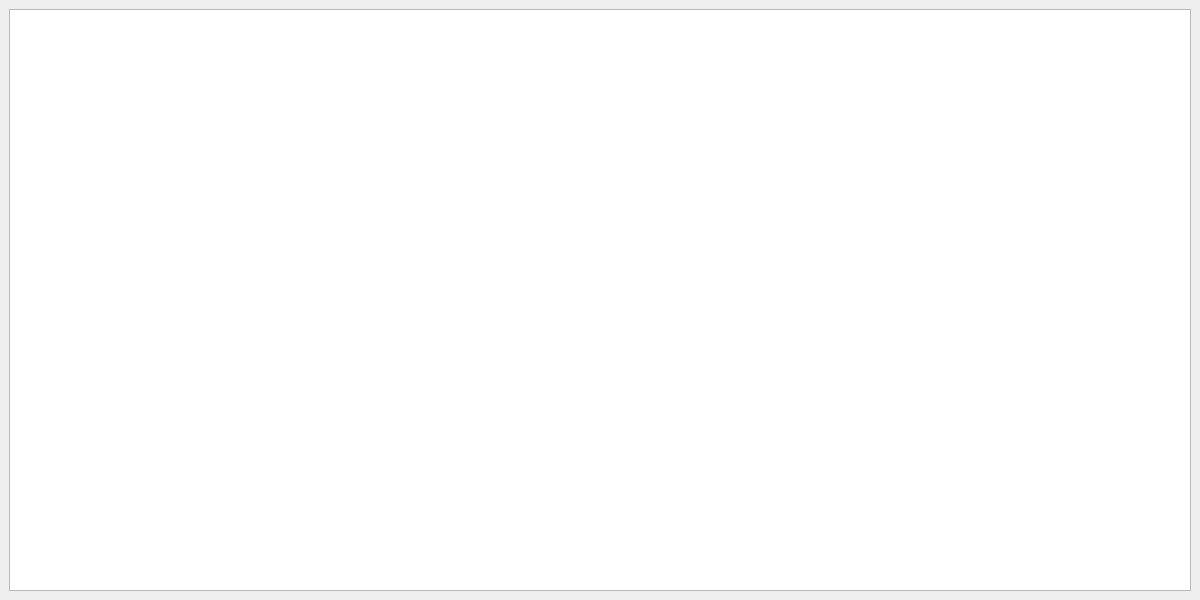
<?xml version="1.0" encoding="UTF-8"?>
<ui version="4.0">
 <class>MainWindow</class>
 <widget class="QMainWindow" name="MainWindow">
  <property name="geometry">
   <rect>
    <x>0</x>
    <y>0</y>
    <width>1200</width>
    <height>600</height>
   </rect>
  </property>
  <property name="windowTitle">
   <string>MainWindow</string>
  </property>
  <widget class="QWidget" name="centralwidget">
   <layout class="QGridLayout" name="gridLayout">
    <item row="0" column="0">
     <widget class="QTableWidget" name="tableWidget"/>
    </item>
   </layout>
  </widget>
 </widget>
 <resources/>
 <connections/>
</ui>
